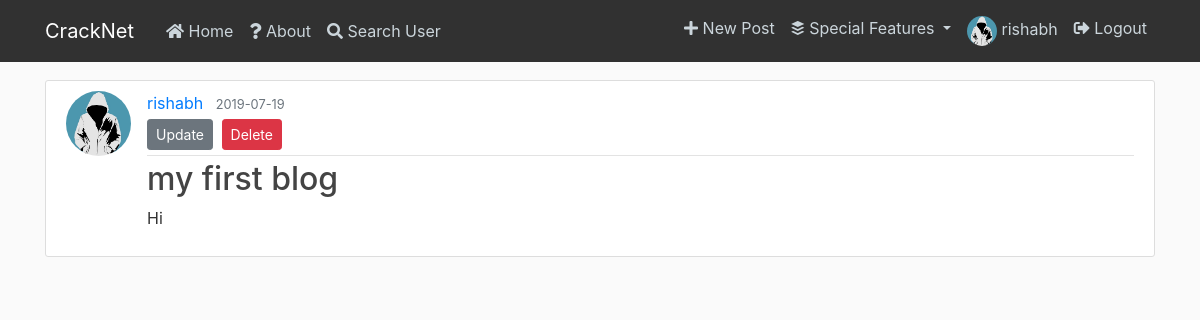
Before: /post/1 (signed in) with the older database file.
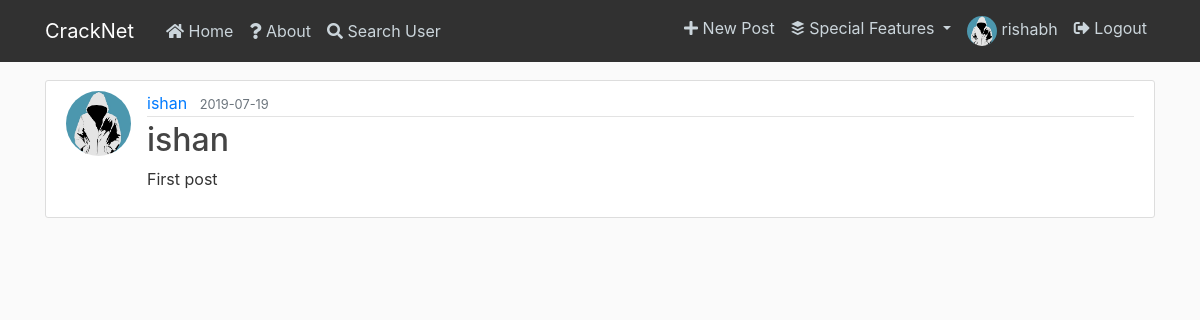
After: the same page with the newer database file.
### flaskblog/models.py (models this page shows, shortened)
class User(db.Model, UserMixin):
    id = db.Column(db.Integer, primary_key=True)
    username = db.Column(db.String(20), unique=True, nullable=False)
    email = db.Column(db.String(120), unique=True, nullable=False)
    image_file = db.Column(db.String(20), nullable=False, default='default.jpg')
    connections=db.Column(db.Integer, nullable=False, default=0)
    connected_users=db.Column(db.String(100000), default="")
    password = db.Column(db.String(60), nullable=False)
    posts = db.relationship('Post', backref='author', lazy=True)
    comments = db.relationship('Comment', backref='author', lazy=True)

class Post(db.Model):
    id = db.Column(db.Integer, primary_key=True)
    title = db.Column(db.String(100), nullable=False)
    date_posted = db.Column(db.DateTime, nullable=False, default=datetime.utcnow)
    content = db.Column(db.Text, nullable=False)
    likes = db.Column(db.Integer, nullable=False, default=0)
    liked_users = db.Column(db.String(100000),default="")
    user_id = db.Column(db.Integer, db.ForeignKey('user.id'), nullable=False)
    comments = db.relationship('Comment', backref='post', lazy=True)

### flaskblog/routes.py (the view)
@app.route("/post/<int:post_id>")
def post(post_id):
    post = Post.query.get_or_404(post_id)
    return render_template('post.html', title=post.title, post=post)

### flaskblog/models.py (called while the page is built)
@login_manager.user_loader
def load_user(user_id):
    return User.query.get(int(user_id))

### flaskblog/templates/post.html (shortened to what this page needs)
{% extends "layout.html" %}
{% block content %}
  <article class="media content-section">
    <img class="rounded-circle article-img" src="{{ url_for('static', filename='profile_pics/' + post.author.image_file) }}">
    <div class="media-body">
      <div class="article-metadata">
        {% if current_user.username != post.author.username %}
          <a class="mr-2" href="{{ url_for('profile', username=post.author.username) }}">{{ post.author.username }}</a>
        {% else %}
          <a class="mr-2" href="{{ url_for('account') }}">{{ post.author.username }}</a>
        {% endif %}
        <small class="text-muted">{{ post.date_posted.strftime('%Y-%m-%d') }}</small>
        {% if post.author == current_user %}
          <div>
            <a class="btn btn-secondary btn-sm mt-1 mb-1" href="{{ url_for('update_post', post_id=post.id) }}">Update</a>
            <button type="button" class="btn btn-danger btn-sm m-1" data-toggle="modal" data-target="#deleteModal">Delete</button>
          </div>
        {% endif %}
      </div>
      <h2 class="article-title">{{ post.title }}</h2>
      <p class="article-content">{{ post.content }}</p>
    </div>
  </article>
{% endblock content %}

### flaskblog/templates/layout.html (shortened to what this page needs)
<!DOCTYPE html>
<html>
<head>
    <link rel="stylesheet" href="https://maxcdn.bootstrapcdn.com/bootstrap/4.0.0/css/bootstrap.min.css">
    <link rel="stylesheet" href="https://use.fontawesome.com/releases/v5.8.2/css/all.css">
    <link rel="stylesheet" type="text/css" href="{{ url_for('static', filename='main.css') }}">
</head>
<body>
    <header class="site-header">
      <nav class="navbar navbar-expand-md navbar-dark bg-steel fixed-top">
        <div class="container">
          <a class="navbar-brand mr-4" href="/">CrackNet</a>
          <div class="collapse navbar-collapse" id="navbarToggle">
            <div class="navbar-nav mr-auto">
              <a class="nav-item nav-link" href="{{ url_for('home') }}"><i class="fas fa-home"></i> Home</a>
              <a class="nav-item nav-link" href="{{ url_for('about') }}"><i class="fas fa-question"></i> About</a>
              <a class="nav-item nav-link" data-toggle="modal" href="#SearchModal"><i class="fas fa-search"></i> Search User</a>
            </div>
            <div class="navbar-nav">
              {% if current_user.is_authenticated %}
                <a class="nav-item nav-link" href="{{ url_for('new_post') }}"><i class="fas fa-plus"></i> New Post</a>
                <li class="nav-item dropdown">
                  <a class="nav-link dropdown-toggle" href="#" id="navbarDropdown" role="button" data-toggle="dropdown" aria-haspopup="true" aria-expanded="false">
                    <i class="fab fa-buffer"></i> Special Features
                  </a>
                </li>
                <a class="nav-item nav-link" href="{{ url_for('account') }}"><img class="acc-nav-img" src="{{ url_for('static', filename='profile_pics/' + current_user.image_file) }}">  {{current_user.username}}</a>
                <a class="nav-item nav-link" href="{{ url_for('logout') }}"><i class="fas fa-sign-out-alt"></i> Logout</a>
              {% else %}
                <a class="nav-item nav-link" href="{{ url_for('login') }}"><i class="fas fa-sign-in-alt"></i> Login</a>
                <a class="nav-item nav-link" href="{{ url_for('register') }}"><i class="fas fa-user-plus"></i> Register</a>
              {% endif %}
            </div>
          </div>
        </div>
      </nav>
    </header>
    <main role="main" class="container">
      <div class="row">
        <div class="col-md-12">
          {% block content %}{% endblock %}
        </div>
      </div>
    </main>
</body>
</html>

Changed rows visible on the page:
changed User "rishabh": author.username "rishabh" → (not shown)
now on this page (row edited): User: image_file (placeholder picture), author.username "ishan"
changed Post: title "my first blog" → "ishan"; content "Hi" → "First post"
Other visible differences:
text no longer shown: "Update Delete"
